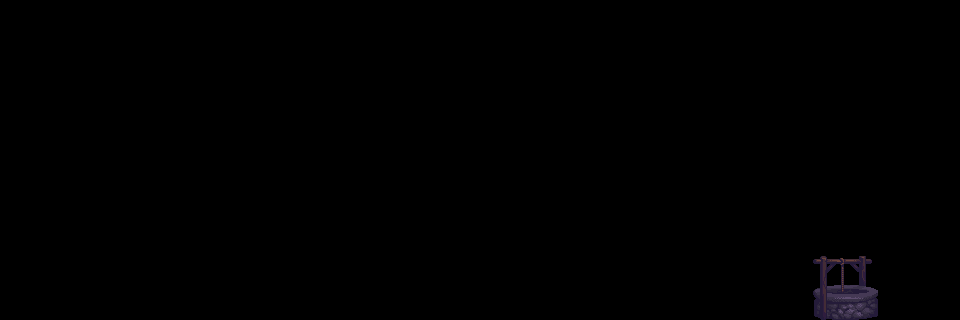

Rendered tile map (Tiled .tmx) drawn with the repository's tilesets; below, a short description and the full map source, tile grids included:
An orthogonal 60x10 tile map with 16x32 px tiles, 1 tile layer (Tile Layer 1).

<map version="1.2" tiledversion="1.3.4" orientation="orthogonal" renderorder="right-down" width="60" height="10" tilewidth="16" tileheight="32" infinite="0" nextlayerid="2" nextobjectid="1">
 <editorsettings>
  <export target="well-map.json" format="json" />
 </editorsettings>
 <tileset firstgid="1" name="props" tilewidth="32" tileheight="32" tilecount="66" columns="11">
  <image source="../assets/props.png" width="352" height="192" />
 </tileset>
 <layer id="1" name="Tile Layer 1" width="60" height="10">
  <data encoding="csv">
0,0,0,0,0,0,0,0,0,0,0,0,0,0,0,0,0,0,0,0,0,0,0,0,0,0,0,0,0,0,0,0,0,0,0,0,0,0,0,0,0,0,0,0,0,0,0,0,0,0,0,0,0,0,0,0,0,0,0,0,
0,0,0,0,0,0,0,0,0,0,0,0,0,0,0,0,0,0,0,0,0,0,0,0,0,0,0,0,0,0,0,0,0,0,0,0,0,0,0,0,0,0,0,0,0,0,0,0,0,0,0,0,0,0,0,0,0,0,0,0,
0,0,0,0,0,0,0,0,0,0,0,0,0,0,0,0,0,0,0,0,0,0,0,0,0,0,0,0,0,0,0,0,0,0,0,0,0,0,0,0,0,0,0,0,0,0,0,0,0,0,0,0,0,0,0,0,0,0,0,0,
0,0,0,0,0,0,0,0,0,0,0,0,0,0,0,0,0,0,0,0,0,0,0,0,0,0,0,0,0,0,0,0,0,0,0,0,0,0,0,0,0,0,0,0,0,0,0,0,0,0,0,0,0,0,0,0,0,0,0,0,
0,0,0,0,0,0,0,0,0,0,0,0,0,0,0,0,0,0,0,0,0,0,0,0,0,0,0,0,0,0,0,0,0,0,0,0,0,0,0,0,0,0,0,0,0,0,0,0,0,0,0,0,0,0,0,0,0,0,0,0,
0,0,0,0,0,0,0,0,0,0,0,0,0,0,0,0,0,0,0,0,0,0,0,0,0,0,0,0,0,0,0,0,0,0,0,0,0,0,0,0,0,0,0,0,0,0,0,0,0,0,0,0,0,0,0,0,0,0,0,0,
0,0,0,0,0,0,0,0,0,0,0,0,0,0,0,0,0,0,0,0,0,0,0,0,0,0,0,0,0,0,0,1,1,0,0,0,0,0,0,0,0,0,0,0,0,0,0,0,0,0,0,0,0,0,0,0,0,0,0,0,
0,0,0,0,0,0,0,0,0,0,0,0,0,0,0,0,0,0,0,0,0,0,0,0,0,0,0,0,0,0,0,0,0,0,0,0,0,0,0,0,0,0,0,0,0,0,0,0,0,0,0,0,0,0,0,0,0,0,0,0,
0,0,0,0,0,0,0,0,0,0,0,0,0,0,0,0,0,0,0,0,0,0,0,0,0,0,1,0,0,0,0,0,0,0,0,0,0,0,0,0,0,0,0,0,0,0,0,0,0,0,42,0,43,0,44,0,0,0,0,0,
0,0,0,0,0,0,0,0,0,0,0,0,0,0,0,0,0,0,0,0,0,0,0,0,0,0,0,0,0,0,0,0,0,0,0,0,0,0,0,0,0,0,0,0,0,0,0,0,0,0,53,0,54,0,55,0,0,0,0,0
</data>
 </layer>
</map>
